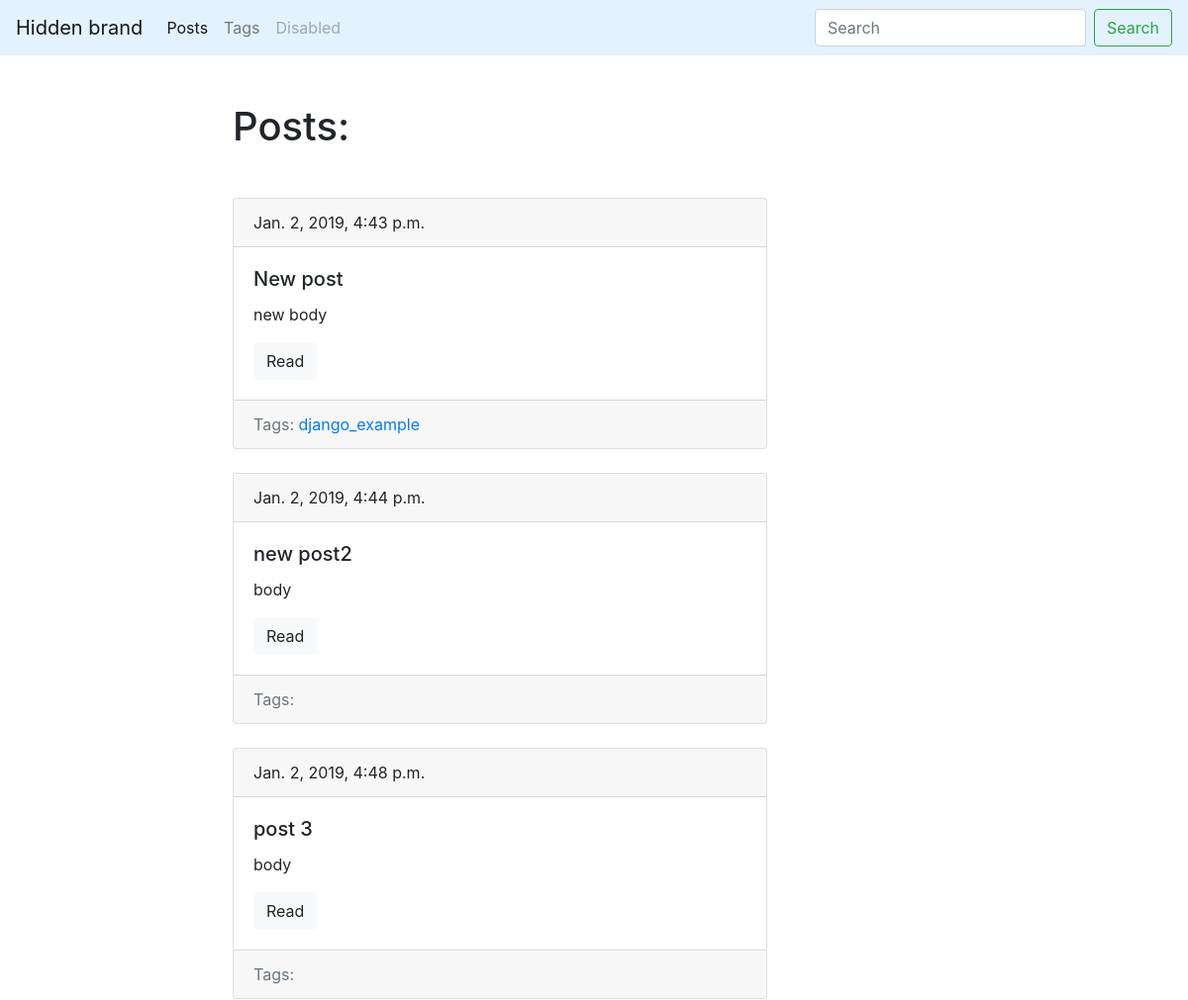
/blog/ (upper part), run on an earlier commit of the app's database.
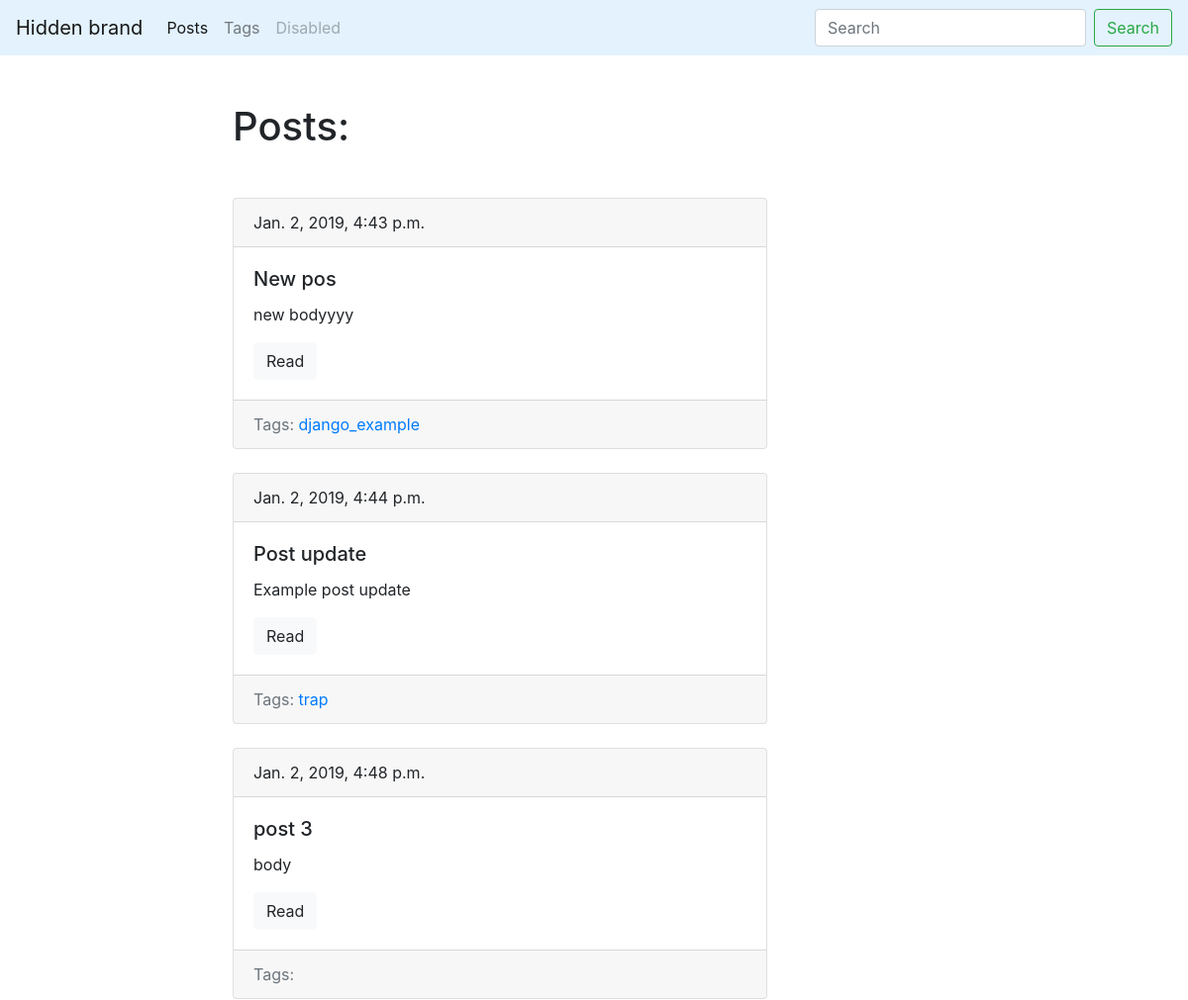
And on a later commit of the database.
### blog/models.py (models this page shows, shortened)
class Post(models.Model):
    title = models.CharField(max_length=150, db_index=True)
    slug = models.SlugField(max_length=150, blank=True, unique=True)
    body = models.TextField(blank=True, db_index=True)
    date_pub = models.DateTimeField(auto_now_add=True)
    tags = models.ManyToManyField('Tag', blank=True, related_name='posts')
    def get_absolute_url(self):
        return reverse('post_detail_url', kwargs={'slug': self.slug})

class Tag(models.Model):
    title = models.CharField(max_length=50)
    slug = models.SlugField(max_length=50, unique=True)
    def get_absolute_url(self):
        return reverse('tag_detail_url', kwargs={'slug': self.slug})

### blog/views.py (the view)
# urls.py: path('', posts_list, name='post_list_url'),
def posts_list(request):
    posts = Post.objects.all()
    return render(request, 'blog/index.html', context={'posts': posts})

### blog/templates/blog/index.html (shortened to what this page needs)
{% extends 'blog/base_blog.html' %}
{% block content %}
    <h1 class="mb-5">Posts:</h1>
    {% for post in posts %}
        {% include 'blog/includes/post_card_template.html' %}
    {% endfor %}
{% endblock %}

### blog/templates/blog/includes/post_card_template.html
<div class="card mb-4">
    <div class="card-header">
        {{ post.date_pub }}
    </div>
    <div class="card-body">
        <h5 class="card-title">
            {{ post.title }}
        </h5>
        <p class="card-text">
            {{ post.body|truncatewords:15 }}
        </p>
        <a href="{{ post.get_absolute_url }}" class="btn btn-light">Read</a>
    </div>
    <div class="card-footer text-muted">
    Tags:
        {% for tag in post.tags.all %}
            <a href="{{ tag.get_absolute_url }}">{{ tag.title }}</a>
        {% endfor %}
    </div>
</div>

What changed in the data, as far as the page shows it:
changed Post: title "New post" → "New pos"; body "new body" → "new bodyyyy"
changed Post: gains Tag (title "trap"); title "new post2" → "Post update"; body "body" → "Example post update"
